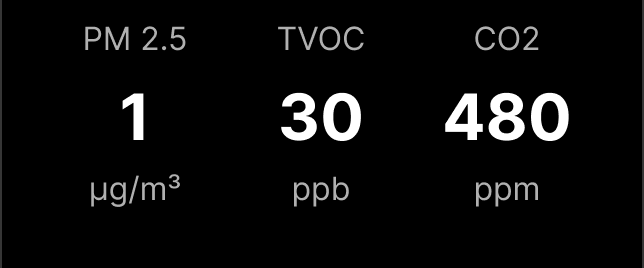
#> input picture Core/Src/Bottom_bar.png, 644 x 268 px, found by its file name
$ python debug_pixels.py
#> lines starting #> are read from the running program, lines starting #| are printed output that depends on the picture
#!/usr/bin/env python3
from PIL import Image
import struct
import os

IN_PATH = "/Users/lemonliu/IOT/STM32_H743_ALIENTEK_CubeIDE/Core/Src/Bottom_bar.png"
OUT_RGB = "/Users/lemonliu/IOT/STM32_H743_ALIENTEK_CubeIDE/Core/Src/bottom_bar.raw"

TARGET_WIDTH = 320
CROP_PX = 3

img = Image.open(IN_PATH)
#> img is the input picture: PIL image 644x268 RGBA; mean R, G, B, A 11.6, 11.6, 11.6, 255
print(f"Original: {img.size[0]}x{img.size[1]} mode={img.mode}")
#| Original: 644x268 mode=RGBA

cropped = img.crop((CROP_PX, 0, img.size[0] - CROP_PX, img.size[1]))
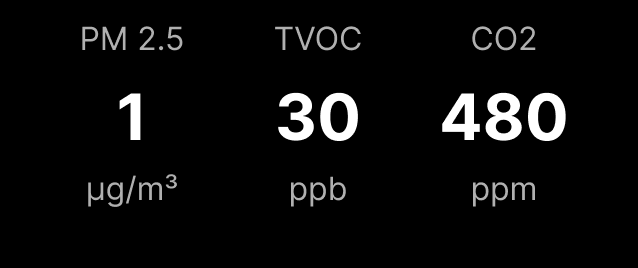
#> cropped: PIL image 638x268 RGBA; mean R, G, B, A 11.4, 11.4, 11.4, 255
print(f"After crop: {cropped.size[0]}x{cropped.size[1]}")
#| After crop: 638x268

new_w = TARGET_WIDTH
new_h = int(round((cropped.size[1] * new_w) / cropped.size[0]))
#> new_h = 134
scaled = cropped.resize((new_w, new_h), Image.LANCZOS)
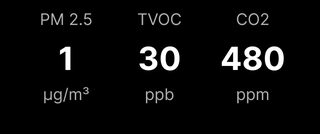
#> scaled: PIL image 320x134 RGBA; mean R, G, B, A 11.6, 11.6, 11.6, 255
print(f"After scale: {scaled.size[0]}x{scaled.size[1]}")
#| After scale: 320x134

if scaled.mode != "RGBA":
    scaled = scaled.convert("RGBA")

bg = Image.new("RGBA", scaled.size, (0, 0, 0, 255))
composite = Image.alpha_composite(bg, scaled)

pixels = list(composite.getdata())
#> pixels = 42880 items
print(f"Total pixels: {len(pixels)}")
#| Total pixels: 42880

# Print first 10 pixels
print("\nFirst 10 pixels (RGBA):")
for i, (r, g, b, a) in enumerate(pixels[:10]):
    rgb565 = ((r & 0xF8) << 8) | ((g & 0xFC) << 3) | (b >> 3)
    print(f"  [{i:2d}]  R={r:3d} G={g:3d} B={b:3d} A={a:3d}  rgb565=0x{rgb565:04X}")
#> this loop made 10 passes
#|   [ 0]  R=  0 G=  0 B=  0 A=255  rgb565=0x0000
#|   [ 1]  R=  0 G=  0 B=  0 A=255  rgb565=0x0000
#|   [ 2]  R=  0 G=  0 B=  0 A=255  rgb565=0x0000
#|   [ 3]  R=  0 G=  0 B=  0 A=255  rgb565=0x0000
#|   [ 4]  R=  0 G=  0 B=  0 A=255  rgb565=0x0000
#|   [ 5]  R=  0 G=  0 B=  0 A=255  rgb565=0x0000
#|   [ 6]  R=  0 G=  0 B=  0 A=255  rgb565=0x0000
#|   [ 7]  R=  0 G=  0 B=  0 A=255  rgb565=0x0000
#> (further printed lines are left out)

# Check if non-zero
non_zero = sum(1 for (r, g, b, a) in pixels if r + g + b > 0)
#> non_zero = 4624
print(f"\nNon-zero pixels: {non_zero} / {len(pixels)}")
#| Non-zero pixels: 4624 / 42880

with open(OUT_RGB, "wb") as f:
    for (r, g, b, a) in pixels:
        rgb565 = ((r & 0xF8) << 8) | ((g & 0xFC) << 3) | (b >> 3)
        f.write(struct.pack("<H", rgb565))

print(f"\nWrote to {OUT_RGB}, size={os.path.getsize(OUT_RGB)} bytes")

$ run again, with Core/Src/clean_text.png copied over Core/Src/Bottom_bar.png
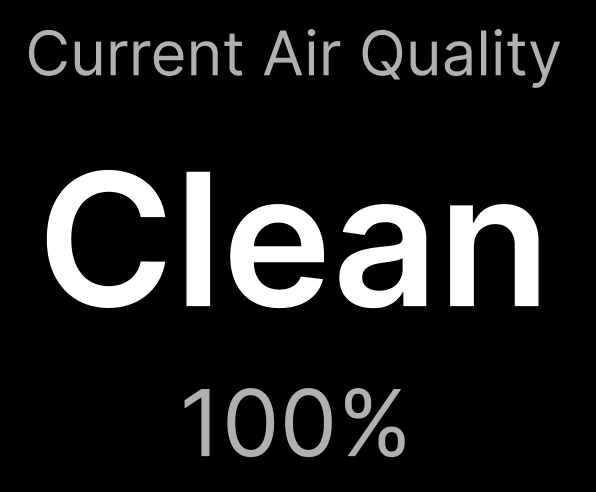
#> input picture Core/Src/clean_text.png, 596 x 492 px, found by its file name
#> img is the input picture: PIL image 596x492 RGBA; mean R, G, B, A 29.9, 29.9, 29.9, 255
#| Original: 596x492 mode=RGBA
#> `cropped = img.crop((CROP_PX, 0, img.size[0] - CROP_PX, img.size[1]))`:
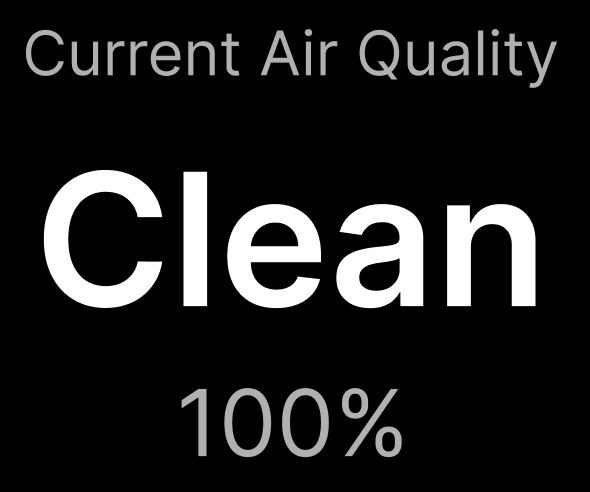
#> cropped: PIL image 590x492 RGBA; mean R, G, B, A 30.2, 30.2, 30.2, 255
#| After crop: 590x492
#> `scaled = cropped.resize((new_w, new_h), Image.LANCZOS)`:
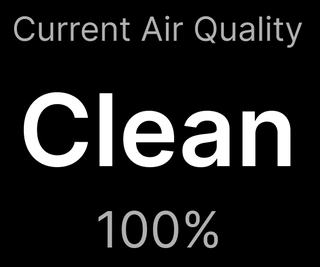
#> scaled: PIL image 320x267 RGBA; mean R, G, B, A 30.4, 30.4, 30.4, 255
#| After scale: 320x267
#> pixels = 85440 items
#| Total pixels: 85440
#> the loop `for i, (r, g, b, a) in enumerate(pixels[:10]):` made 10 passes
#|   [ 0]  R=  0 G=  0 B=  0 A=255  rgb565=0x0000
#|   [ 1]  R=  0 G=  0 B=  0 A=255  rgb565=0x0000
#|   [ 2]  R=  0 G=  0 B=  0 A=255  rgb565=0x0000
#|   [ 3]  R=  0 G=  0 B=  0 A=255  rgb565=0x0000
#|   [ 4]  R=  0 G=  0 B=  0 A=255  rgb565=0x0000
#> (further printed lines are left out)
#> non_zero = 16771
#| Non-zero pixels: 16771 / 85440
